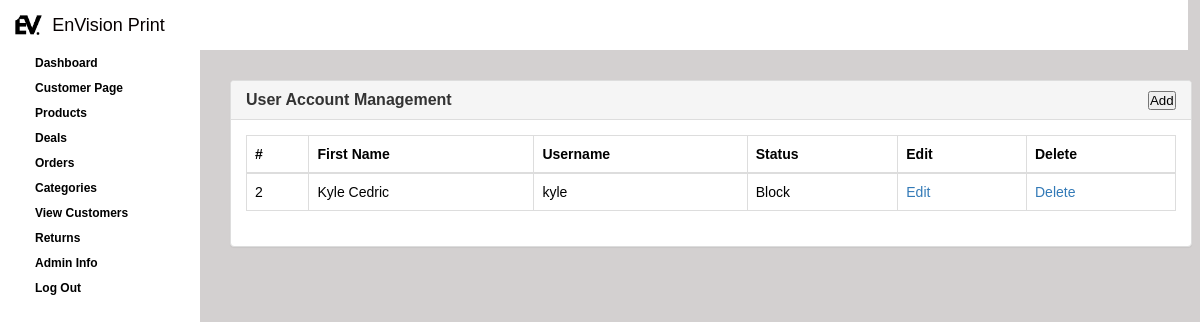
The app's page /admin.php?view_user, older data.
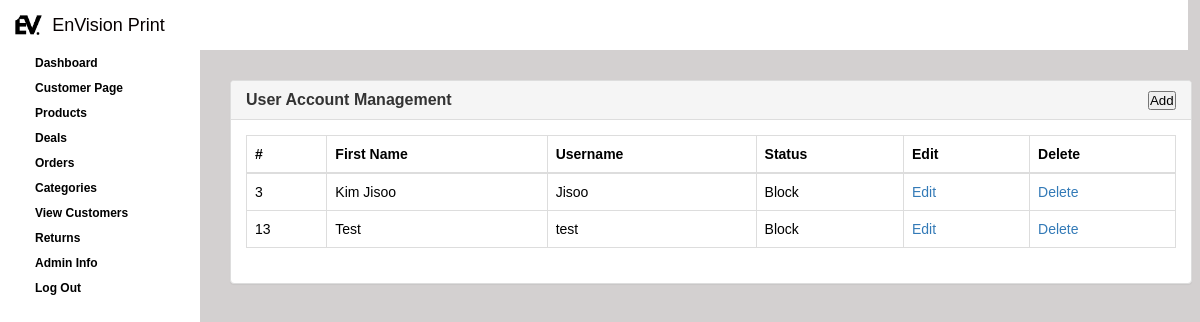
The same page, newer data.
### tables this page shows
CREATE TABLE `users` (
  `UserID` int(11) NOT NULL,
  `FName` varchar(50) NOT NULL,
  `username` varchar(50) NOT NULL,
  `password` varchar(100) NOT NULL,
  `email` varchar(50) NOT NULL,
  `phone` varchar(15) DEFAULT NULL,
  `address` varchar(200) DEFAULT NULL,
  `attempt` int(11) NOT NULL,
  `block` int(11) NOT NULL,
  `admin` int(1) NOT NULL,
  `profile` varchar(200) NOT NULL,
  `verification` varchar(10) NOT NULL,
  `verification_code` varchar(10) NOT NULL
);

### blockuser.php (the view, shortened to what this page needs)
<?php
$query = "SELECT UserID, FName, username, block FROM users WHERE admin != 1";
$result = mysqli_query($con, $query);
?>
<body>
    <div class="row">
        <div class="col-lg-12">
            <div class="panel panel-default">
                <div class="panel-heading">
                    <button style="float: inline-end;" onclick="openPopup('SignupPopup')">Add</button>
                    <h3 class="panel-title">User Account Management </h3>
                </div>
                <div class="panel-body">
                    <div class="table-responsive">
                        <table class="table table-bordered table-hover table-striped">
                            <thead>
                                <tr>
                                    <th>#</th>
                                    <th>First Name</th>
                                    <th>Username</th>
                                    <th>Status</th>
                                    <th>Edit</th>
                                    <th>Delete</th>
                                </tr>
                            </thead>
                            <tbody>
                                <?php
                                if ($result) {
                                    while ($row = mysqli_fetch_assoc($result)) {
                                        $userId  = $row['UserID'];
                                        $FName = $row['FName'];
                                        $username  = $row['username'];
                                        $block = $row['block'];
                                        echo "<tr id='user-row-$userId'>";
                                        echo "<td class='td'>$userId</td>";
                                        echo "<td class='td'>$FName</td>";
                                        echo "<td class='td'>$username</td>"; ?>
                                        <td>
                                            <?php if ($block == 1) : ?>
                                                <a class="unblock-btn" onclick="handleBlockUnblock(<?= $userId ?>, 'unblock')">Unblock</a>
                                            <?php else : ?>
                                                <a class="block-btn" onclick="handleBlockUnblock(<?= $userId ?>, 'block')">Block</a>
                                            <?php endif; ?>
                                        </td>
                                <?php
                                        echo "<td class='td'><a href='admin.php?edit_user&UserID=$userId' style='color: #337ab7; text-decoration: none; margin-right: 10px;'>Edit</a></td>";
                                        echo "<td class='td'><a href='admin.php?delete_user&UserID=$userId' onclick='return confirmDelete()' style='color: #337ab7; text-decoration: none; '>Delete</a></td>";
                                        echo "</tr>";
                                    }
                                } else {
                                    echo "<tr><td colspan='5'>Error: " . mysqli_error($con) . "</td></tr>";
                                }
                                ?>
                            </tbody>
                        </table>
                    </div>
                </div>
            </div>
        </div>
    </div>
</body>

Row changes from the older to the newer data that the page shows:
removed users: UserID "2", FName "Kyle Cedric", username "kyle"
added users: UserID "3", FName "Kim Jisoo", username "Jisoo"
added users: UserID "13", FName "Test", username "test"
